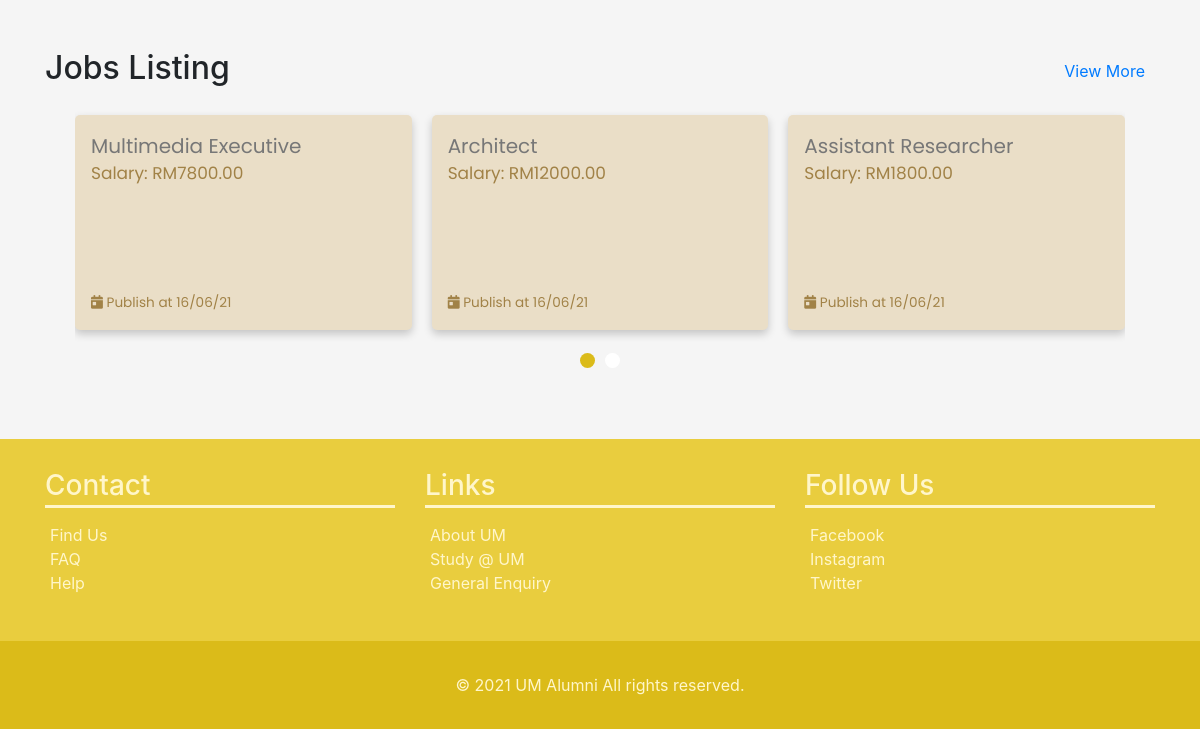
Before: / (lower part) with the older database file.
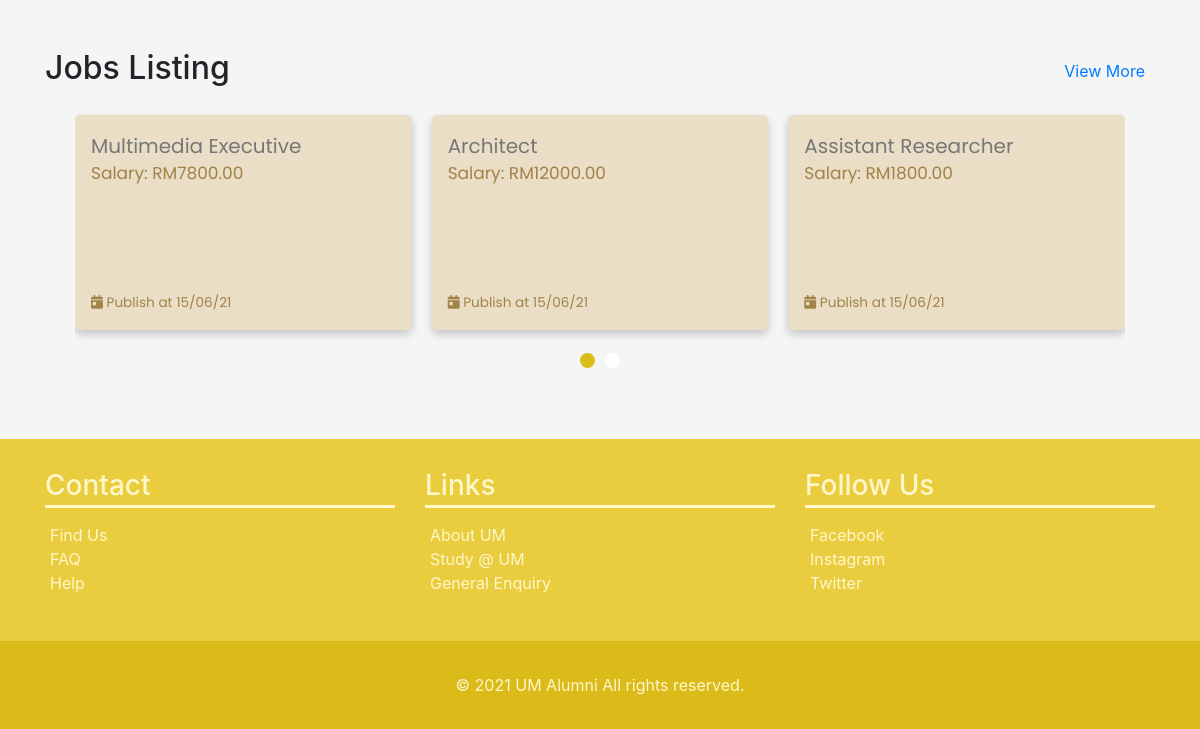
After: the same page with the newer database file.
### tables this page shows
CREATE TABLE `job_ads` (
  `id` int(10) UNSIGNED NOT NULL,
  `title` varchar(100) NOT NULL,
  `salary` decimal(10,2) NOT NULL,
  `content` text DEFAULT NULL,
  `published_at` timestamp NOT NULL DEFAULT current_timestamp(),
  `com_id` int(10) UNSIGNED DEFAULT NULL,
  `user_id` int(10) UNSIGNED NOT NULL
);

### index.php (the view, shortened to what this page needs)
<?php
include("include/config.php");
?>
<!DOCTYPE html>
<html lang="en">
    <head>
        <link rel="stylesheet" href="https://cdn.jsdelivr.net/npm/bootstrap@4.6.0/dist/css/bootstrap.min.css">
        <link rel="stylesheet" href="https://cdnjs.cloudflare.com/ajax/libs/twitter-bootstrap/4.1.3/css/bootstrap.min.css">
        <link rel="stylesheet" href="https://cdnjs.cloudflare.com/ajax/libs/ionicons/2.0.1/css/ionicons.min.css">
        <link href="styles/style.css" rel="stylesheet">
        <link rel="stylesheet" href="https://cdnjs.cloudflare.com/ajax/libs/OwlCarousel2/2.3.4/assets/owl.carousel.min.css">
        <link rel="stylesheet" href="styles/custom_alert.css">
        <link rel="stylesheet" href="https://cdnjs.cloudflare.com/ajax/libs/font-awesome/5.15.3/css/all.min.css"/>
    </head>
<body>
    <link href="./node_modules/bootstrap-icons/font/bootstrap-icons.css" rel="stylesheet">
    <main class="flex-shrink-0">
        <section class="jobs-listing">
            <div class="container">
                <div class="row">
                    <div class="col-7">
                        <h2>Jobs Listing</h2>
                    </div>
                    <div class="col-5">
                        <div class="side-view-more"><a href="jobs.php">View More</a></div>
                    </div>
                </div>
                <?php
                    try {
                        $query = "SELECT * FROM job_ads ORDER BY id DESC LIMIT 5 ";
                        $stmt = $conn->prepare($query);
                        $stmt->execute();
                        if($stmt->rowCount() > 0) {
                            echo "<div class=\"job-wrapper\"><div class=\"job-carousel owl-carousel\">";
                            while($job_ads = $stmt->fetch(PDO::FETCH_OBJ)) {
                                echo "<div class=\"job-card\">";
                                echo "<div class=\"position\">".$job_ads->title."</div>";
                                echo "<div class=\"details\">";
                                echo "Salary: RM".$job_ads->salary."<br><br><br><br><br>";
                                echo "<small><i class=\"fas fa-calendar-day\"></i> Publish at ".date('d/m/y', strtotime($job_ads->published_at))."</small><br>";
                                echo "</div></div>";
                            }
                            echo "</div></div>";
                        }
                    } catch (PDOException $e) {
                        echo "Error: ".$e->getMessage();
                    }
                ?>
            </div>
        </section>
    </main>
    <?php include_once('footer.php') ?>
</body>
</html>

Changed rows visible on the page:
changed job_ads "Multimedia Executive": published_at "16/06/21" → "15/06/21"
changed job_ads "Architect": published_at "16/06/21" → "15/06/21"
changed job_ads "Assistant Researcher": published_at "16/06/21" → "15/06/21"
